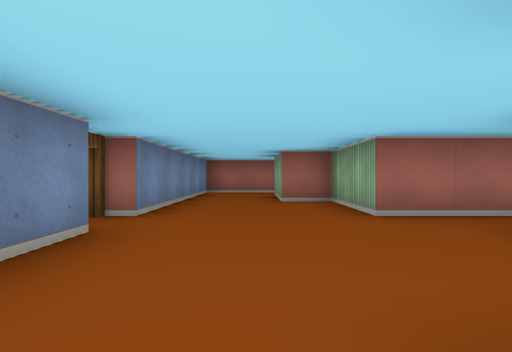
[1] (above)

15 first-person views from a walk through a cub3D maze. The camera is about half as high as the walls, looks level and sees 85° across. The floor is counted in squares. Each view is taken from the middle of a square. On the plan, view 1 faces up. The plan holds only what a view shows up to about 9 squares ahead; the rest is blank.

[2]
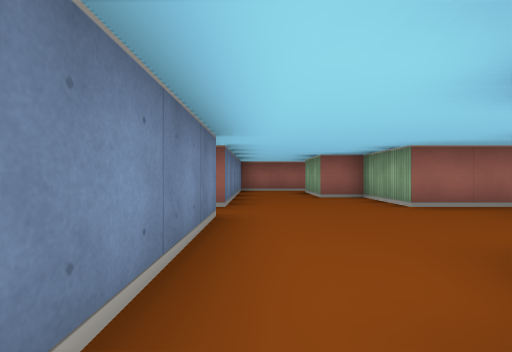

[3]
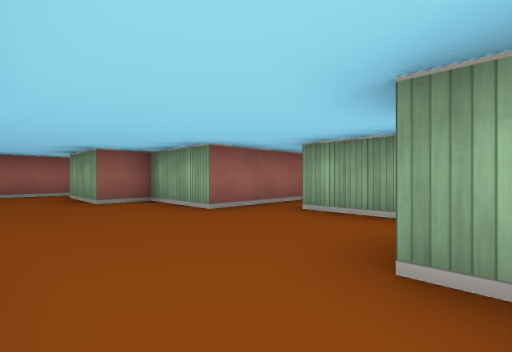

[4]
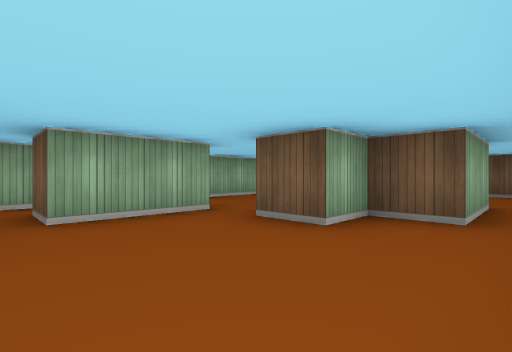

[5]
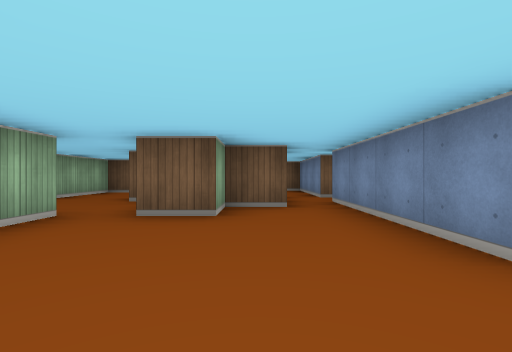

[6]
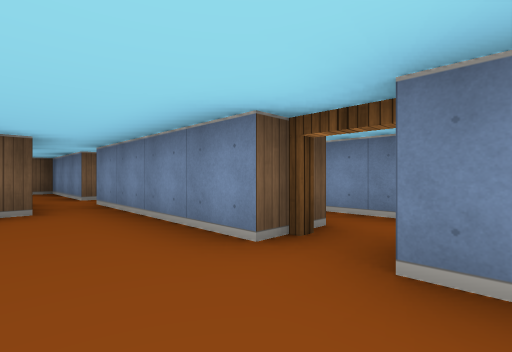

[7]
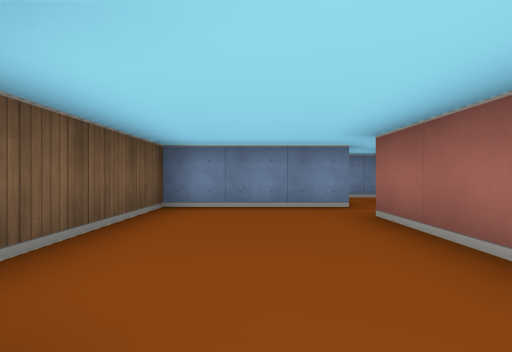

[8]
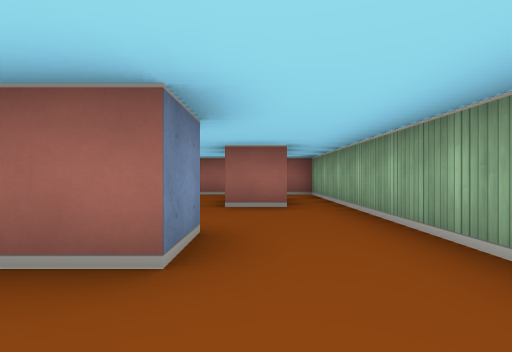

[9]
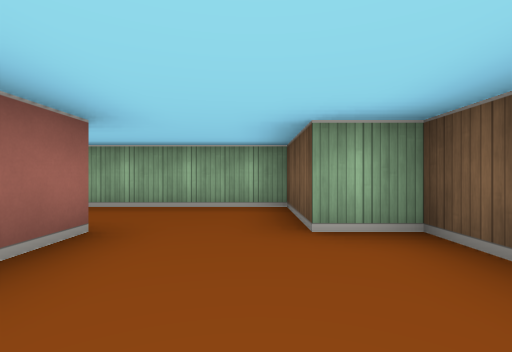

[10]
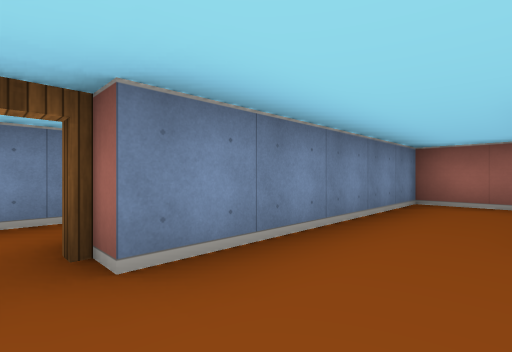

[11]
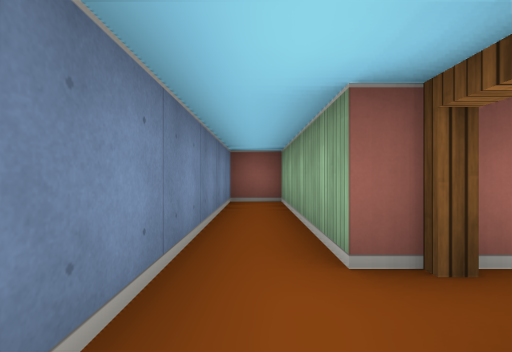

[12]
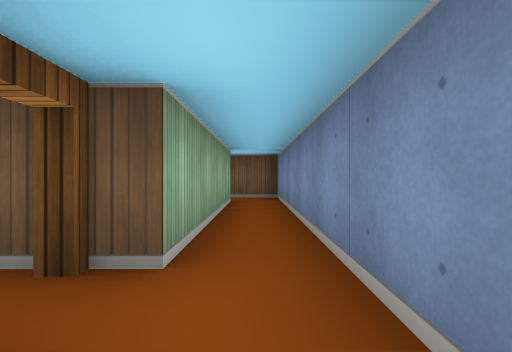

[13]
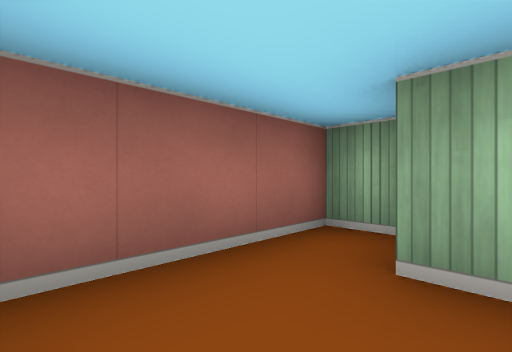

[14]
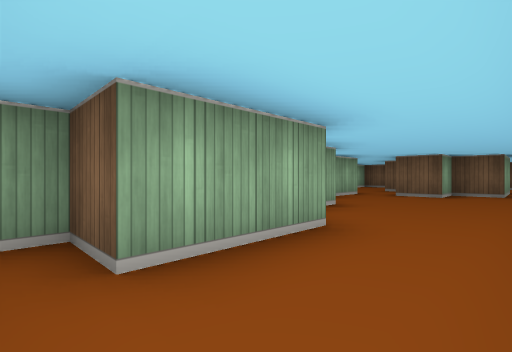

[15]
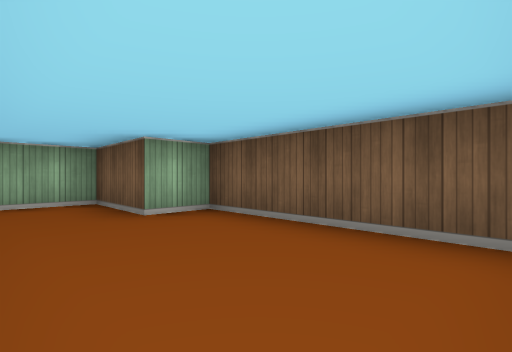

### Floor plan
Points are (right, up) in squares from view 1. A wall is a line through its corners. A room is listed if a view was taken in it or the views show most of it. See-through windows are left out.
Room 1 (views 1, 2, 3, 4, 5, 6, 10, 13, 14)
walls: (-1.5, 2.5) (-1.5, -1.5); (2.5, 3.5) (1.5, 3.5) (1.5, 5.5) (0.5, 5.5) (0.5, 7.5) (1.5, 7.5) (1.5, 8.5) (-1.5, 8.5) (-1.5, 3.5); (2.5, 0.5) (2.5, 2.5); (-0.5, -2.5) (-0.5, -0.5) (0.5, -0.5) (0.5, 0.5) (1.5, 0.5); (-2.5, -2.5) (-1.5, -2.5)
ways out: opening at (-1, -3) to room 2; opening at (2, 0) to room 2; opening at (-2, -2) to room 3; open door at (-2, 3) to room 3; opening at (3, 3) to room 4
Room 2 (views 7, 8, 9, 15)
walls: (2.5, -1.5) (2.5, -2.5) (-0.5, -2.5); (-1.5, -2.5) (-1.5, -5.5) (2.5, -5.5) (2.5, -4.5) (4.5, -4.5) (4.5, 0.5); (3.5, 0.5) (2.5, 0.5)
ways out: opening at (-1, -3) to room 1; opening at (2, 0) to room 1; opening at (4, 1.5) to room 4
Room 3 (views 11, 12)
walls: (-2.5, 3.5) (-2.5, 7.5) (-3.5, 7.5) (-3.5, -2.5) (-2.5, -2.5); (-2.5, -1.5) (-2.5, 2.5)
ways out: opening at (-2, -2) to room 1; open door at (-2, 3) to room 1
Room 4 (no view inside)
walls: (2.5, 2.5) (3.5, 2.5); (4.5, 0.5) (4.5, 3.5) (2.5, 3.5)
ways out: opening at (3, 3) to room 1; opening at (4, 1.5) to room 2

Where each view was taken, in squares from view 1:
view 1: 0 up, 0 right, facing up
view 2: 1 down, 1 left, facing up
view 3: 0 up, 1 left, facing up-right
view 4: 3 up, 1 left, facing down-right
view 5: 4 up, 0 right, facing down
view 6: 4 up, 0 right, facing down-left
view 7: 4 down, 3 right, facing left
view 8: 4 down, 3 right, facing up
view 9: 4 down, 0 right, facing right
view 10: 3 up, 0 right, facing up-left
view 11: 2 up, 3 left, facing up
view 12: 4 up, 3 left, facing down
view 13: 7 up, 1 left, facing up-right
view 14: 8 up, 1 left, facing down-right
view 15: 3 down, 1 left, facing down-right
